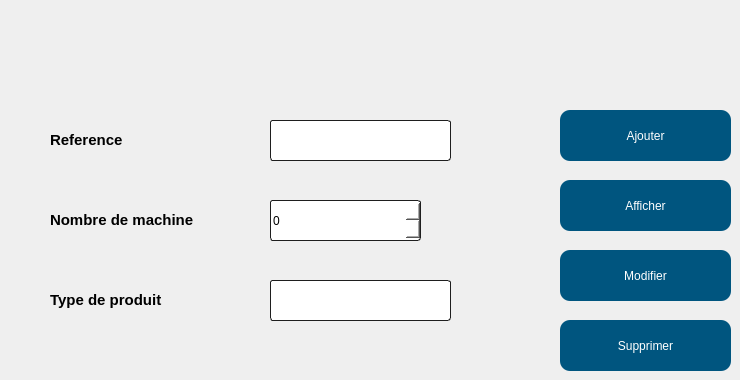
      <widget class="QWidget" name="page_5">
       <widget class="QPushButton" name="pushButton_ajouter_chaine">
        <property name="geometry">
         <rect>
          <x>560</x>
          <y>110</y>
          <width>171</width>
          <height>51</height>
         </rect>
        </property>
        <property name="styleSheet">
         <string notr="true">QPushButton
{
  
  border-radius: 10px;

background-color: qlineargradient(spread:pad, x1:0.613065, y1:0.511, x2:0.969, y2:0, stop:0.18593  rgb(0, 85, 127), stop:0.959799 rgba(0, 0, 0, 161));
	background-color: rgb(0, 85, 127);
	
color:rgb(255, 255, 255);

}

QPushButton:hover,QPushButton:hover
{
    border: 4px solid QLinearGradient( x1: 2, y1: 2, x2: 2, y2: 3, stop: 0 #01197f , stop: 3 #d7801a);
}</string>
        </property>
        <property name="text">
         <string>Ajouter</string>
        </property>
       </widget>
       <widget class="QPushButton" name="pushButton_afficher_chaine">
        <property name="geometry">
         <rect>
          <x>560</x>
          <y>180</y>
          <width>171</width>
          <height>51</height>
         </rect>
        </property>
        <property name="styleSheet">
         <string notr="true">QPushButton
{
  
  border-radius: 10px;

background-color: qlineargradient(spread:pad, x1:0.613065, y1:0.511, x2:0.969, y2:0, stop:0.18593  rgb(0, 85, 127), stop:0.959799 rgba(0, 0, 0, 161));
	background-color: rgb(0, 85, 127);
	
color:rgb(255, 255, 255);

}

QPushButton:hover,QPushButton:hover
{
    border: 4px solid QLinearGradient( x1: 2, y1: 2, x2: 2, y2: 3, stop: 0 #01197f , stop: 3 #d7801a);
}</string>
        </property>
        <property name="text">
         <string>Afficher</string>
        </property>
       </widget>
       <widget class="QPushButton" name="pushButton_modifier_chaine">
        <property name="geometry">
         <rect>
          <x>560</x>
          <y>250</y>
          <width>171</width>
          <height>51</height>
         </rect>
        </property>
        <property name="styleSheet">
         <string notr="true">QPushButton
{
  
  border-radius: 10px;

background-color: qlineargradient(spread:pad, x1:0.613065, y1:0.511, x2:0.969, y2:0, stop:0.18593  rgb(0, 85, 127), stop:0.959799 rgba(0, 0, 0, 161));
	background-color: rgb(0, 85, 127);
	
color:rgb(255, 255, 255);

}

QPushButton:hover,QPushButton:hover
{
    border: 4px solid QLinearGradient( x1: 2, y1: 2, x2: 2, y2: 3, stop: 0 #01197f , stop: 3 #d7801a);
}</string>
        </property>
        <property name="text">
         <string>Modifier</string>
        </property>
       </widget>
       <widget class="QPushButton" name="pushButton_supprimer_chaine">
        <property name="geometry">
         <rect>
          <x>560</x>
          <y>320</y>
          <width>171</width>
          <height>51</height>
         </rect>
        </property>
        <property name="styleSheet">
         <string notr="true">QPushButton
{
  
  border-radius: 10px;

background-color: qlineargradient(spread:pad, x1:0.613065, y1:0.511, x2:0.969, y2:0, stop:0.18593  rgb(0, 85, 127), stop:0.959799 rgba(0, 0, 0, 161));
	background-color: rgb(0, 85, 127);
	
color:rgb(255, 255, 255);

}

QPushButton:hover,QPushButton:hover
{
    border: 4px solid QLinearGradient( x1: 2, y1: 2, x2: 2, y2: 3, stop: 0 #01197f , stop: 3 #d7801a);
}</string>
        </property>
        <property name="text">
         <string>Supprimer</string>
        </property>
       </widget>
       <widget class="QLabel" name="ref">
        <property name="geometry">
         <rect>
          <x>50</x>
          <y>120</y>
          <width>121</width>
          <height>41</height>
         </rect>
        </property>
        <property name="text">
         <string>&lt;html&gt;&lt;head/&gt;&lt;body&gt;&lt;p&gt;&lt;span style=&quot; font-size:11pt; font-weight:600;&quot;&gt;Reference&lt;/span&gt;&lt;/p&gt;&lt;/body&gt;&lt;/html&gt;</string>
        </property>
       </widget>
       <widget class="QLabel" name="nb">
        <property name="geometry">
         <rect>
          <x>50</x>
          <y>200</y>
          <width>201</width>
          <height>41</height>
         </rect>
        </property>
        <property name="styleSheet">
         <string notr="true"/>
        </property>
        <property name="text">
         <string>&lt;html&gt;&lt;head/&gt;&lt;body&gt;&lt;p&gt;&lt;span style=&quot; font-size:11pt; font-weight:600;&quot;&gt;Nombre de machine&lt;/span&gt;&lt;/p&gt;&lt;/body&gt;&lt;/html&gt;</string>
        </property>
       </widget>
       <widget class="QLabel" name="type_p">
        <property name="geometry">
         <rect>
          <x>50</x>
          <y>280</y>
          <width>191</width>
          <height>41</height>
         </rect>
        </property>
        <property name="text">
         <string>&lt;html&gt;&lt;head/&gt;&lt;body&gt;&lt;p&gt;&lt;span style=&quot; font-size:11pt; font-weight:600;&quot;&gt;Type de produit&lt;/span&gt;&lt;/p&gt;&lt;/body&gt;&lt;/html&gt;</string>
        </property>
       </widget>
       <widget class="QLineEdit" name="lineEdit_ref">
        <property name="geometry">
         <rect>
          <x>270</x>
          <y>120</y>
          <width>181</width>
          <height>41</height>
         </rect>
        </property>
        <property name="styleSheet">
         <string notr="true">    border-style: solid;
background-color: rgb(255, 255, 255);
    border: 1px solid #1e1e1e;
    border-radius: 5;
border-radius: 3px;</string>
        </property>
       </widget>
       <widget class="QSpinBox" name="spinBox">
        <property name="geometry">
         <rect>
          <x>270</x>
          <y>200</y>
          <width>151</width>
          <height>41</height>
         </rect>
        </property>
        <property name="styleSheet">
         <string notr="true">    border-style: solid;
background-color: rgb(255, 255, 255);
    border: 1px solid #1e1e1e;
    border-radius: 5;
border-radius: 3px;</string>
        </property>
       </widget>
       <widget class="QLineEdit" name="lineEdit_type_p">
        <property name="geometry">
         <rect>
          <x>270</x>
          <y>280</y>
          <width>181</width>
          <height>41</height>
         </rect>
        </property>
        <property name="styleSheet">
         <string notr="true">    border-style: solid;
background-color: rgb(255, 255, 255);
    border: 1px solid #1e1e1e;
    border-radius: 5;
border-radius: 3px;</string>
        </property>
       </widget>
       <zorder>nb</zorder>
       <zorder>pushButton_ajouter_chaine</zorder>
       <zorder>pushButton_afficher_chaine</zorder>
       <zorder>pushButton_modifier_chaine</zorder>
       <zorder>pushButton_supprimer_chaine</zorder>
       <zorder>ref</zorder>
       <zorder>type_p</zorder>
       <zorder>lineEdit_ref</zorder>
       <zorder>spinBox</zorder>
       <zorder>lineEdit_type_p</zorder>
      </widget>
